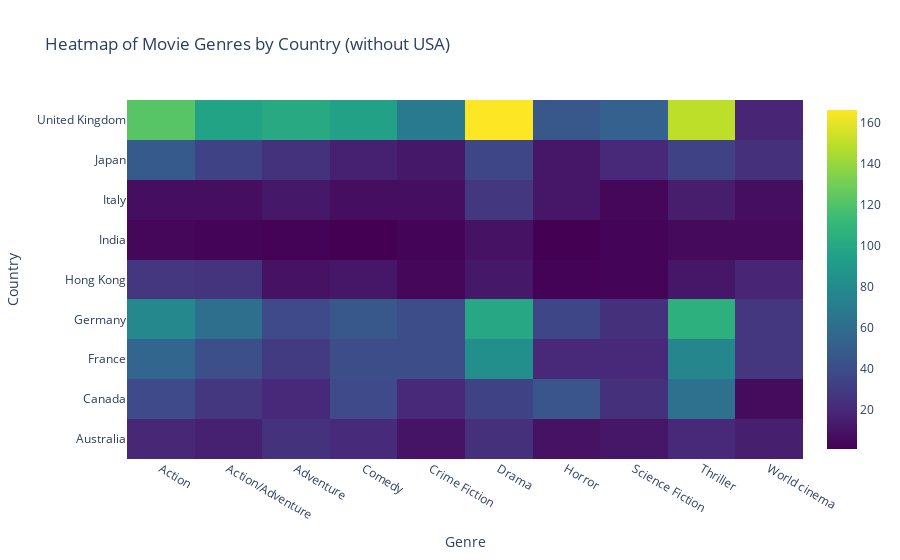

Here is the notebook cell this chart was saved with:
### Markdown cell above
As we can see, since there are a lot more movies from the USA, we can't really see the variation between genres for the rest of the countries. 
Therefore, we decided to check out the genre frequency of the USA movies alone, and repeat the visualization for the rest of the countries.

First, let's remove the USA from list of countries of interest.

### Code cell
#Define the countries of interest
countries_of_interest = ["United Kingdom", "India", "Japan",
        "France", "Germany", "Canada", "Italy", "Hong Kong", "Australia"]

#Only keep elements of the exploded data that have one of the countries of interest and one of the genres of interest
temp_countries = exploded_countries_genres[
    exploded_countries_genres['Countries'].isin(countries_of_interest) & 
    exploded_countries_genres['Genres'].isin(genres_of_interest)]

# Create a pivot table with countries as rows, genres as columns, and counts as values
heatmap_set_countries = pd.pivot_table(temp_countries, index='Countries', columns='Genres', aggfunc='size', fill_value=0)

# Create a heatmap using Plotly
fig = go.Figure(data=go.Heatmap(
    z=heatmap_set_countries.values,
    x=heatmap_set_countries.columns,
    y=heatmap_set_countries.index,
    colorscale='Viridis'  # Using the Viridis color palette
))

# Update layout for a better appearance
fig.update_layout(
    title='Heatmap of Movie Genres by Country (without USA)',
    xaxis_title='Genre',
    yaxis_title='Country'
)

# Save as html and show the figure
fig.write_html("plots/heatmap_per_country.html")
fig.show()

### Figure 1 — Plotly figure (JSON) as saved in the notebook; plotly's stock layout.template omitted (floating-point values rounded to 4 significant figures)
{"data": [{"colorscale": [[0, "#440154"], [0.1111, "#482878"], [0.2222, "#3e4989"], [0.3333, "#31688e"], [0.4444, "#26828e"], [0.5556, "#1f9e89"], [0.6667, "#35b779"], [0.7778, "#6ece58"], [0.8889, "#b5de2b"], [1, "#fde725"]], "type": "heatmap", "x": ["Action", "Action/Adventure", "Adventure", "Comedy", "Crime Fiction", "Drama", "Horror", "Science Fiction", "Thriller", "World cinema"], "y": ["Australia", "Canada", "France", "Germany", "Hong Kong", "India", "Italy", "Japan", "United Kingdom"], "z": [[19, 16, 25, 21, 10, 24, 9, 11, 20, 15], [38, 27, 20, 38, 20, 34, 45, 24, 62, 6], [55, 41, 30, 40, 40, 83, 20, 20, 77, 27], [78, 61, 38, 46, 40, 99, 36, 24, 105, 27], [27, 26, 9, 11, 4, 12, 2, 3, 11, 18], [4, 3, 2, 1, 3, 9, 1, 3, 5, 5], [7, 7, 12, 7, 7, 28, 11, 4, 14, 7], [48, 34, 25, 16, 12, 36, 11, 20, 34, 24], [122, 96, 101, 95, 69, 166, 46, 52, 150, 18]]}], "layout": {"title": {"text": "Heatmap of Movie Genres by Country (without USA)"}, "xaxis": {"title": {"text": "Genre"}}, "yaxis": {"title": {"text": "Country"}}}}
